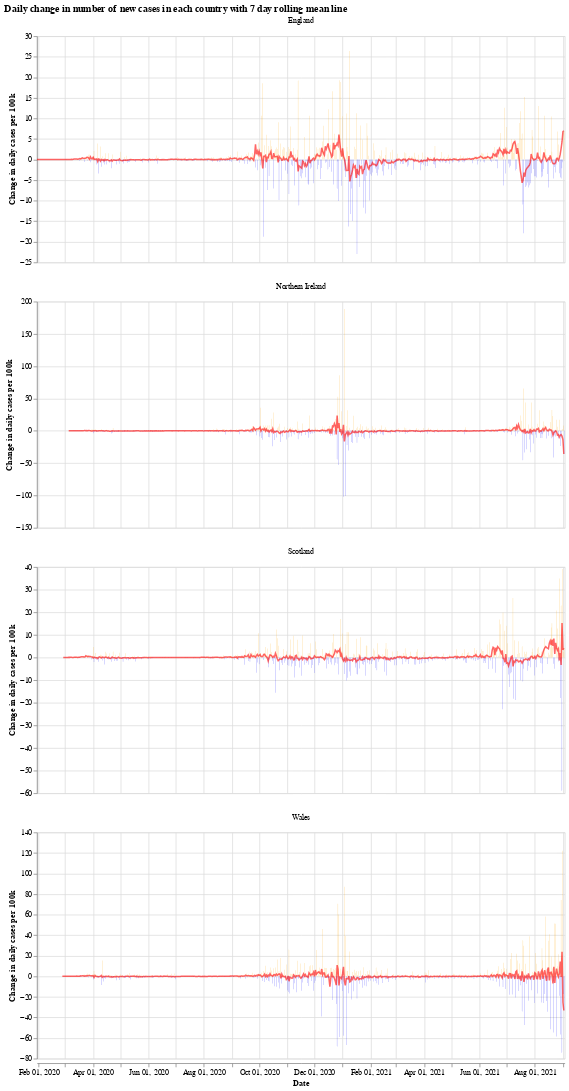

Notebook source saved alongside this figure:
### Markdown cell above
We will use the Python library `Altair` for visualising the data, see the [altair docs](https://altair-viz.github.io/) for more information.

First we have a graph which shows the daily change in the number of new cases for each country. This number jumps up and down all over the place, which is likely due to delay in reporting of new cases over the weekend. Another interesting thing is that it looks like the daily cases in Wales experienced a much shorter period of calm over the summer (calm in the sense of daily cases not jumping up and down).

The orange bars are days when the number of new cases (per 100k population) was more than the previous day, while the blue are days when the number of new cases dropped. The red line is the 7 day moving average. 

When the moving average line is below 0, it means that there is a consistent drop in new cases. We can see this clearly happening around the times that lockdowns were introduced (though, to varying degrees). I will update the graphs soon with a marker of when each lockdown started.

### Code cell
# collapse
import altair as alt

bars = alt.Chart(uk_cases).mark_bar().encode(
    x=alt.X("yearmonthdate(date):T", axis=alt.Axis(title='Date')),
    y=alt.Y("casesChangeRate:Q", axis=alt.Axis(title='Change in daily cases per 100k')),
    tooltip='casesChange',
    color=alt.condition(
        alt.datum.casesChangeRate > 0,
        alt.value("orange"),  # The positive color
        alt.value("blue")  # The negative color
    )
).properties(title='Daily change in number of new cases with 7 day rolling mean',width=700).interactive()

line = alt.Chart(uk_cases).mark_line(
    color='red',
    size=2,
    opacity=0.6
).transform_window(
    rolling_mean='mean(casesChangeRate)',
    frame=[0, 7],
    groupby=['areaName']
).encode(
    x='yearmonthdate(date):T',
    y='rolling_mean:Q'
)

alt.layer(bars, line, data=uk_cases).facet(alt.Column(
    'areaName', title=''), columns=1).resolve_scale(y='independent').properties(title='Daily change in number of new cases in each country with 7 day rolling mean line')

### Figure 1 — Vega-Lite specification as saved in the notebook (floating-point values rounded to 4 significant figures; data arrays with more than 128 entries replaced by an {"elided": "..."} marker saying what was removed)
{"config": {"view": {"continuousWidth": 400, "continuousHeight": 300}}, "data": {"name": "data-4869f13f1154a270f5e2d8381f7f0197"}, "facet": {"type": "nominal", "field": "areaName", "title": ""}, "spec": {"layer": [{"mark": "bar", "encoding": {"color": {"condition": {"value": "orange", "test": "(datum.casesChangeRate > 0)"}, "value": "blue"}, "tooltip": {"type": "quantitative", "field": "casesChange"}, "x": {"type": "temporal", "axis": {"title": "Date"}, "field": "date", "timeUnit": "yearmonthdate"}, "y": {"type": "quantitative", "axis": {"title": "Change in daily cases per 100k"}, "field": "casesChangeRate"}}, "selection": {"selector001": {"type": "interval", "bind": "scales", "encodings": ["x", "y"]}}, "title": "Daily change in number of new cases with 7 day rolling mean", "width": 700}, {"mark": {"type": "line", "color": "red", "opacity": 0.6, "size": 2}, "encoding": {"x": {"type": "temporal", "field": "date", "timeUnit": "yearmonthdate"}, "y": {"type": "quantitative", "field": "rolling_mean"}}, "transform": [{"window": [{"op": "mean", "field": "casesChangeRate", "as": "rolling_mean"}], "frame": [0, 7], "groupby": ["areaName"]}]}]}, "columns": 1, "resolve": {"scale": {"y": "independent"}}, "title": "Daily change in number of new cases in each country with 7 day rolling mean line", "$schema": "https://vega.github.io/schema/vega-lite/v4.8.1.json", "datasets": {"data-4869f13f1154a270f5e2d8381f7f0197": {"elided": "2236 records"}}}
